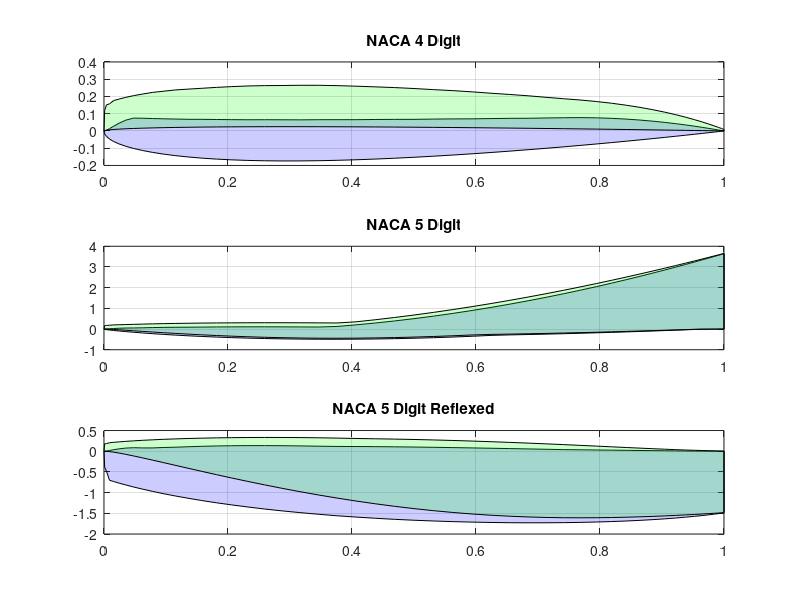
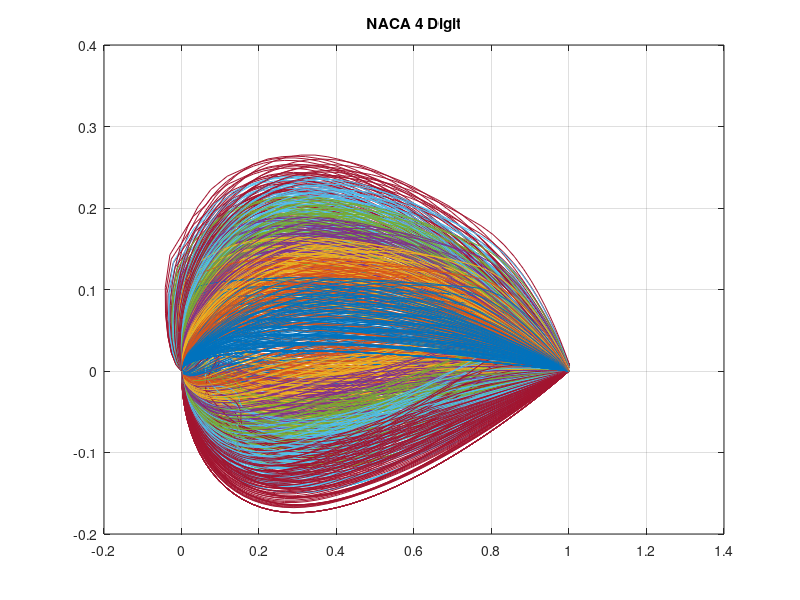
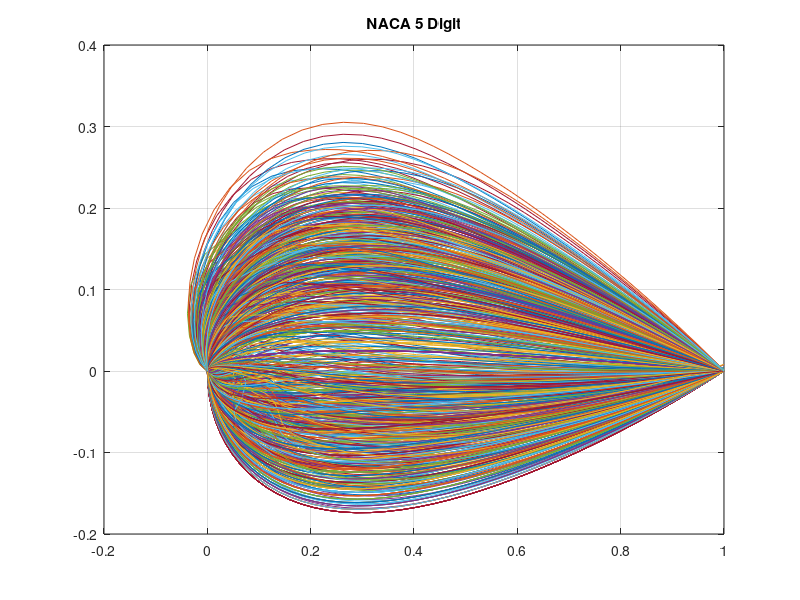
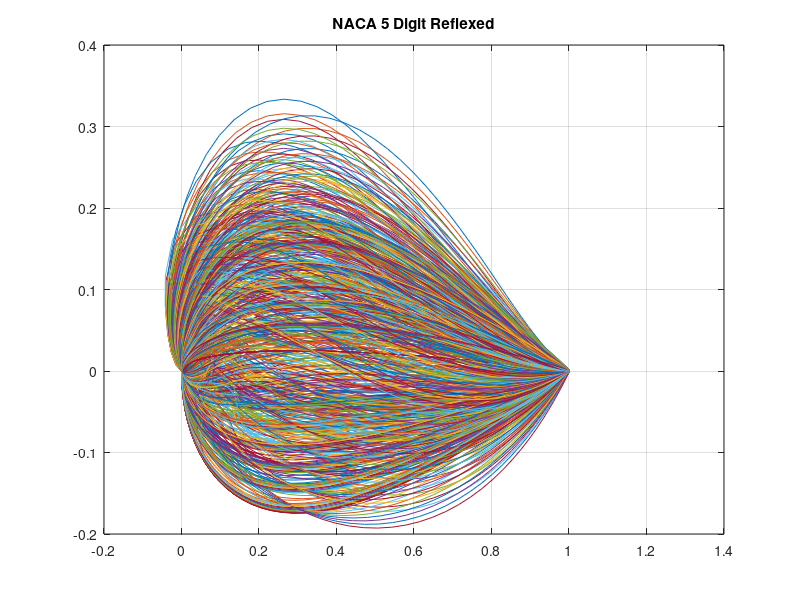

Reproduce these figures in MATLAB, in order.
clearvars; close all; clc
D(1) = load('NACA4Digit.mat');
D(2) = load('NACA5Digit.mat');
D(3) = load('NACA5rDigit.mat');
%%
for k=1:numel(D)
    X{k} = D(k).XL(:,1);
    for i=1:size(D(k).XL,2)
        YYL(:,i)=interp1(D(k).XL(:,i),D(k).YL(:,i),X{k});
        YYU(:,i)=interp1(D(k).XU(:,i),D(k).YU(:,i),X{k});
    end
    YmaxL{k} = max(YYL,[],2);
    YminL{k} = min(YYL,[],2);
    YmaxU{k} = max(YYU,[],2);
    YminU{k} = min(YYU,[],2);
end
%%
LABEL = {'NACA 4 Digit','NACA 5 Digit','NACA 5 Digit Reflexed'};
figure(1),clf
for k = 1:numel(D)
subplot(numel(D),1,k)
fill([X{k};flip(X{k})],[YmaxL{k};flip(YminL{k})],'b','FaceAlpha',0.2),hold on
fill([X{k};flip(X{k})],[YmaxU{k};flip(YminU{k})],'g','FaceAlpha',0.2),grid on
title(LABEL{k})
end

for k = 1:numel(D)
ID{k} = ~(abs(D(k).YU(end,:)) > 0.01);
ERR{k} = D(k).NAME(~ID{k})';
figure(1+k),plot(D(k).XL(:,ID{k}),D(k).YL(:,ID{k}),D(k).XU(:,ID{k}),D(k).YU(:,ID{k})),title(LABEL{k}),grid on
end
%%
% 5 Digit
EN5 = cellfun(@(x)regexp(x,'\d*','match'),ERR{2});
thickness5 = cellfun(@(x)str2double(x(end-1:end)),EN5);

% 5r Digit
EN5r = cellfun(@(x)regexp(x,'\d*','match'),ERR{3});
thickness5r = cellfun(@(x)str2double(x(end-1:end)),EN5r);
